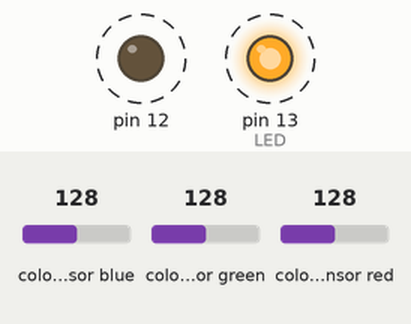
Simulated run of this sketch. Board: Arduino Uno, built with avr-gcc and run on an emulated ATmega328P. Shown: output pins drawn as LEDs (lit = HIGH). Wiring (inferred from the names in the program): TCS3200 colour sensor: output pin 8; S2 pin 6; S3 pin 7; S0 pin 4; S1 pin 5. Dashed ring = blinking. Inputs (shaded band) come from the test bench; at power-on: colour sensor blue 128, colour sensor green 128, colour sensor red 128. Pins used as bus, display or sensor lines are not drawn; what the sketch prints to the serial monitor is not drawn.

Above: at 0.3 s.
Timing chart, 0 to 3.1 s (numbered marks = the images above):
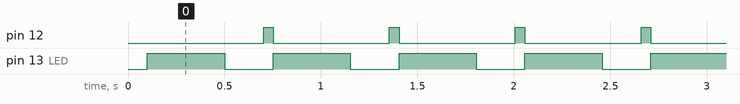

Measured:
- by itself, pin 12: alternates HIGH for 0.05 s and LOW for 0.60 s
- by itself, pin 13 (LED): alternates HIGH for 0.40 s and LOW for 0.25 s

The sketch:

iFeel_Arduino.ino
```cpp
//a project for iFeel sensing
//Mainatance: asamasach@gmail.com
//-----------------------------------

int S0 = 4;//pinB
int S1 = 5;//pinA
int S2 = 6;//pinE
int S3 = 7;//pinF
int taosOutPin = 8;//pinC
int LED = 13;//pinD
int grey=0;

void setup() {
TCS3200setup();
Serial.begin(115200);
Serial.print("\n\n\nready\n\n\n");
delay(100);
}

// primary loop takes color readings from all four channels and displays the raw values once per second.  What you might wish to do with those values is up to you...
void loop() {

detectColor(taosOutPin);
Serial.print("\n\n\n");
delay(200);
vibr(grey);

}

int detectColor(int taosOutPin){

float white = colorRead(taosOutPin,0,1);
float red = colorRead(taosOutPin,1,1);
float blue = colorRead(taosOutPin,2,1);
float green = colorRead(taosOutPin,3,1);

Serial.print("white ");
Serial.println(white);

Serial.print("red ");
Serial.println(red);

Serial.print("blue ");
Serial.println(blue);

Serial.print("green ");
Serial.println(green);
//analogWrite(12, (white+red+blue+green)/4);
grey=0.2126*red+0.7152*green+0.0722*blue;
}


float colorRead(int taosOutPin, int color, boolean LEDstate){

taosMode(1);

//setting for a delay to let the sensor sit for a moment before taking a reading.
int sensorDelay = 100;

//set the S2 and S3 pins to select the color to be sensed
if(color == 0){//white
digitalWrite(S3, LOW); //S3
digitalWrite(S2, HIGH); //S2
// Serial.print(" w");
}

else if(color == 1){//red
digitalWrite(S3, LOW); //S3
digitalWrite(S2, LOW); //S2
// Serial.print(" r");
}

else if(color == 2){//blue
digitalWrite(S3, HIGH); //S3
digitalWrite(S2, LOW); //S2
// Serial.print(" b");
}

else if(color == 3){//green
digitalWrite(S3, HIGH); //S3
digitalWrite(S2, HIGH); //S2
// Serial.print(" g");
}

// create a var where the pulse reading from sensor will go
float readPulse;

//  turn LEDs on or off, as directed by the LEDstate var
if(LEDstate == 0){
    digitalWrite(LED, LOW);
}
if(LEDstate == 1){
    digitalWrite(LED, HIGH);
}

// wait a bit for LEDs to actually turn on, as directed by sensorDelay var
delay(sensorDelay);

// now take a measurement from the sensor, timing a low pulse on the sensor's "out" pin
readPulse = pulseIn(taosOutPin, LOW, 80000);

//if the pulseIn times out, it returns 0 and that throws off numbers. just cap it at 80k if it happens
if(readPulse < .1){
readPulse = 80000;
}

//turn off color sensor and LEDs to save power
taosMode(0);

// return the pulse value back to whatever called for it...
return readPulse;

}

void vibr(int delay_time){
analogWrite(12,512);
delay(50);
analogWrite(12,0);
delay(delay_time/1000);
return;
}
void taosMode(int mode){

    if(mode == 0){
    //power OFF mode-  LED off and both channels "low"
    digitalWrite(LED, LOW);
    digitalWrite(S0, LOW); //S0
    digitalWrite(S1, LOW); //S1
    //  Serial.println("mOFFm");

    }else if(mode == 1){
    //this will put in 1:1, highest sensitivity
    digitalWrite(S0, HIGH); //S0
    digitalWrite(S1, HIGH); //S1
    // Serial.println("m1:1m");

    }else if(mode == 2){
    //this will put in 1:5
    digitalWrite(S0, HIGH); //S0
    digitalWrite(S1, LOW); //S1
    //Serial.println("m1:5m");

    }else if(mode == 3){
    //this will put in 1:50
    digitalWrite(S0, LOW); //S0
    digitalWrite(S1, HIGH); //S1
    //Serial.println("m1:50m");
    }

    return;

}

void TCS3200setup(){

    //initialize pins
    pinMode(LED,OUTPUT); //LED pinD

    //color mode selection
    pinMode(S2,OUTPUT); //S2 pinE
    pinMode(S3,OUTPUT); //s3 pinF

    //color response pin (only actual input from taos)
    pinMode(taosOutPin, INPUT); //taosOutPin pinC

    //communication freq (sensitivity) selection
    pinMode(S0,OUTPUT); //S0 pinB
    pinMode(S1,OUTPUT); //S1 pinA

    return;

}
```
